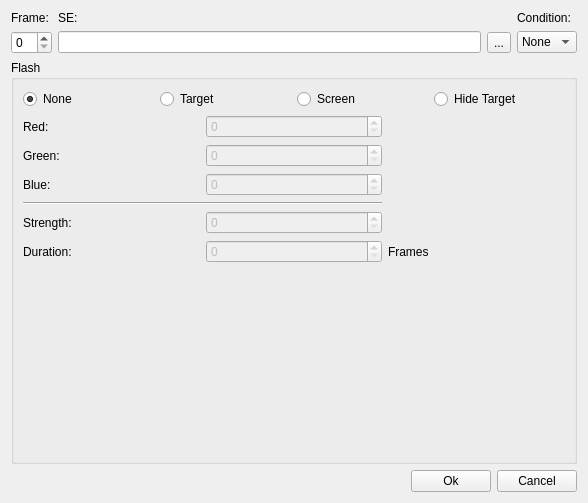
<?xml version="1.0" encoding="UTF-8"?>
<ui version="4.0">
 <class>FlashSEDialog</class>
 <widget class="QWidget" name="FlashSEDialog">
  <property name="windowModality">
   <enum>Qt::ApplicationModal</enum>
  </property>
  <property name="geometry">
   <rect>
    <x>0</x>
    <y>0</y>
    <width>588</width>
    <height>503</height>
   </rect>
  </property>
  <property name="windowTitle">
   <string>SE and Flash Timing</string>
  </property>
  <layout class="QGridLayout" name="gridLayout_2">
   <item row="0" column="0">
    <layout class="QGridLayout" name="gridLayout">
     <item row="0" column="0">
      <widget class="QLabel" name="label">
       <property name="text">
        <string>Frame:</string>
       </property>
      </widget>
     </item>
     <item row="1" column="0">
      <widget class="QSpinBox" name="spinBox"/>
     </item>
     <item row="1" column="1">
      <widget class="QLineEdit" name="lineEdit">
       <property name="readOnly">
        <bool>true</bool>
       </property>
      </widget>
     </item>
     <item row="1" column="2">
      <widget class="QToolButton" name="toolButton">
       <property name="text">
        <string>...</string>
       </property>
      </widget>
     </item>
     <item row="0" column="1" colspan="2">
      <widget class="QLabel" name="label_2">
       <property name="text">
        <string>SE:</string>
       </property>
      </widget>
     </item>
     <item row="0" column="3">
      <widget class="QLabel" name="label_3">
       <property name="text">
        <string>Condition:</string>
       </property>
      </widget>
     </item>
     <item row="1" column="3">
      <widget class="QComboBox" name="comboBox">
       <item>
        <property name="text">
         <string>None</string>
        </property>
       </item>
       <item>
        <property name="text">
         <string>Hit</string>
        </property>
       </item>
       <item>
        <property name="text">
         <string>Miss</string>
        </property>
       </item>
      </widget>
     </item>
    </layout>
   </item>
   <item row="1" column="0">
    <widget class="QGroupBox" name="groupBox">
     <property name="title">
      <string>Flash</string>
     </property>
     <layout class="QGridLayout" name="gridLayout_4">
      <item row="0" column="0">
       <layout class="QGridLayout" name="gridLayout_3">
        <item row="8" column="0">
         <spacer name="verticalSpacer">
          <property name="orientation">
           <enum>Qt::Vertical</enum>
          </property>
          <property name="sizeHint" stdset="0">
           <size>
            <width>20</width>
            <height>40</height>
           </size>
          </property>
         </spacer>
        </item>
        <item row="2" column="0">
         <widget class="QLabel" name="label_5">
          <property name="text">
           <string>Green:</string>
          </property>
         </widget>
        </item>
        <item row="3" column="1">
         <widget class="QSpinBox" name="spin_blue">
          <property name="enabled">
           <bool>false</bool>
          </property>
          <property name="maximum">
           <number>255</number>
          </property>
         </widget>
        </item>
        <item row="0" column="0" colspan="3">
         <layout class="QHBoxLayout" name="horizontalLayout_3">
          <item>
           <widget class="QRadioButton" name="radio_none">
            <property name="text">
             <string>None</string>
            </property>
            <property name="checked">
             <bool>true</bool>
            </property>
           </widget>
          </item>
          <item>
           <widget class="QRadioButton" name="radio_target">
            <property name="text">
             <string>Target</string>
            </property>
           </widget>
          </item>
          <item>
           <widget class="QRadioButton" name="radio_screen">
            <property name="text">
             <string>Screen</string>
            </property>
           </widget>
          </item>
          <item>
           <widget class="QRadioButton" name="radio_hide">
            <property name="text">
             <string>Hide Target</string>
            </property>
           </widget>
          </item>
         </layout>
        </item>
        <item row="4" column="0" colspan="2">
         <widget class="Line" name="line">
          <property name="orientation">
           <enum>Qt::Horizontal</enum>
          </property>
         </widget>
        </item>
        <item row="6" column="0">
         <widget class="QLabel" name="label_8">
          <property name="text">
           <string>Duration:</string>
          </property>
         </widget>
        </item>
        <item row="3" column="0">
         <widget class="QLabel" name="label_7">
          <property name="text">
           <string>Blue:</string>
          </property>
         </widget>
        </item>
        <item row="1" column="0">
         <widget class="QLabel" name="label_4">
          <property name="text">
           <string>Red:</string>
          </property>
         </widget>
        </item>
        <item row="5" column="0">
         <widget class="QLabel" name="label_6">
          <property name="text">
           <string>Strength:</string>
          </property>
         </widget>
        </item>
        <item row="1" column="1">
         <widget class="QSpinBox" name="spin_red">
          <property name="enabled">
           <bool>false</bool>
          </property>
          <property name="maximum">
           <number>255</number>
          </property>
         </widget>
        </item>
        <item row="2" column="1">
         <widget class="QSpinBox" name="spin_green">
          <property name="enabled">
           <bool>false</bool>
          </property>
          <property name="maximum">
           <number>255</number>
          </property>
         </widget>
        </item>
        <item row="6" column="1">
         <widget class="QSpinBox" name="spin_duration">
          <property name="enabled">
           <bool>false</bool>
          </property>
          <property name="maximum">
           <number>200</number>
          </property>
         </widget>
        </item>
        <item row="5" column="1">
         <widget class="QSpinBox" name="spin_strength">
          <property name="enabled">
           <bool>false</bool>
          </property>
          <property name="maximum">
           <number>255</number>
          </property>
         </widget>
        </item>
        <item row="1" column="2" rowspan="5">
         <widget class="QLabel" name="label_color">
          <property name="text">
           <string/>
          </property>
         </widget>
        </item>
        <item row="6" column="2">
         <widget class="QLabel" name="label_10">
          <property name="text">
           <string>Frames</string>
          </property>
         </widget>
        </item>
       </layout>
      </item>
     </layout>
    </widget>
   </item>
   <item row="2" column="0">
    <layout class="QHBoxLayout" name="horizontalLayout">
     <item>
      <spacer name="horizontalSpacer">
       <property name="orientation">
        <enum>Qt::Horizontal</enum>
       </property>
       <property name="sizeHint" stdset="0">
        <size>
         <width>40</width>
         <height>20</height>
        </size>
       </property>
      </spacer>
     </item>
     <item>
      <widget class="QPushButton" name="button_ok">
       <property name="text">
        <string>Ok</string>
       </property>
      </widget>
     </item>
     <item>
      <widget class="QPushButton" name="button_cancel">
       <property name="text">
        <string>Cancel</string>
       </property>
      </widget>
     </item>
    </layout>
   </item>
  </layout>
 </widget>
 <resources/>
 <connections>
  <connection>
   <sender>radio_none</sender>
   <signal>toggled(bool)</signal>
   <receiver>spin_red</receiver>
   <slot>setDisabled(bool)</slot>
   <hints>
    <hint type="sourcelabel">
     <x>72</x>
     <y>124</y>
    </hint>
    <hint type="destinationlabel">
     <x>256</x>
     <y>166</y>
    </hint>
   </hints>
  </connection>
  <connection>
   <sender>radio_none</sender>
   <signal>toggled(bool)</signal>
   <receiver>spin_green</receiver>
   <slot>setDisabled(bool)</slot>
   <hints>
    <hint type="sourcelabel">
     <x>63</x>
     <y>126</y>
    </hint>
    <hint type="destinationlabel">
     <x>225</x>
     <y>196</y>
    </hint>
   </hints>
  </connection>
  <connection>
   <sender>radio_none</sender>
   <signal>toggled(bool)</signal>
   <receiver>spin_blue</receiver>
   <slot>setDisabled(bool)</slot>
   <hints>
    <hint type="sourcelabel">
     <x>47</x>
     <y>128</y>
    </hint>
    <hint type="destinationlabel">
     <x>223</x>
     <y>236</y>
    </hint>
   </hints>
  </connection>
  <connection>
   <sender>radio_none</sender>
   <signal>toggled(bool)</signal>
   <receiver>spin_strength</receiver>
   <slot>setDisabled(bool)</slot>
   <hints>
    <hint type="sourcelabel">
     <x>33</x>
     <y>124</y>
    </hint>
    <hint type="destinationlabel">
     <x>216</x>
     <y>284</y>
    </hint>
   </hints>
  </connection>
  <connection>
   <sender>radio_none</sender>
   <signal>toggled(bool)</signal>
   <receiver>spin_duration</receiver>
   <slot>setDisabled(bool)</slot>
   <hints>
    <hint type="sourcelabel">
     <x>26</x>
     <y>123</y>
    </hint>
    <hint type="destinationlabel">
     <x>208</x>
     <y>326</y>
    </hint>
   </hints>
  </connection>
  <connection>
   <sender>radio_hide</sender>
   <signal>toggled(bool)</signal>
   <receiver>spin_red</receiver>
   <slot>setDisabled(bool)</slot>
   <hints>
    <hint type="sourcelabel">
     <x>475</x>
     <y>126</y>
    </hint>
    <hint type="destinationlabel">
     <x>371</x>
     <y>161</y>
    </hint>
   </hints>
  </connection>
  <connection>
   <sender>radio_hide</sender>
   <signal>toggled(bool)</signal>
   <receiver>spin_green</receiver>
   <slot>setDisabled(bool)</slot>
   <hints>
    <hint type="sourcelabel">
     <x>518</x>
     <y>128</y>
    </hint>
    <hint type="destinationlabel">
     <x>382</x>
     <y>197</y>
    </hint>
   </hints>
  </connection>
  <connection>
   <sender>radio_hide</sender>
   <signal>toggled(bool)</signal>
   <receiver>spin_blue</receiver>
   <slot>setDisabled(bool)</slot>
   <hints>
    <hint type="sourcelabel">
     <x>541</x>
     <y>128</y>
    </hint>
    <hint type="destinationlabel">
     <x>377</x>
     <y>234</y>
    </hint>
   </hints>
  </connection>
  <connection>
   <sender>radio_hide</sender>
   <signal>toggled(bool)</signal>
   <receiver>spin_strength</receiver>
   <slot>setDisabled(bool)</slot>
   <hints>
    <hint type="sourcelabel">
     <x>560</x>
     <y>122</y>
    </hint>
    <hint type="destinationlabel">
     <x>369</x>
     <y>290</y>
    </hint>
   </hints>
  </connection>
  <connection>
   <sender>radio_hide</sender>
   <signal>toggled(bool)</signal>
   <receiver>spin_duration</receiver>
   <slot>setDisabled(bool)</slot>
   <hints>
    <hint type="sourcelabel">
     <x>516</x>
     <y>119</y>
    </hint>
    <hint type="destinationlabel">
     <x>376</x>
     <y>312</y>
    </hint>
   </hints>
  </connection>
 </connections>
</ui>
